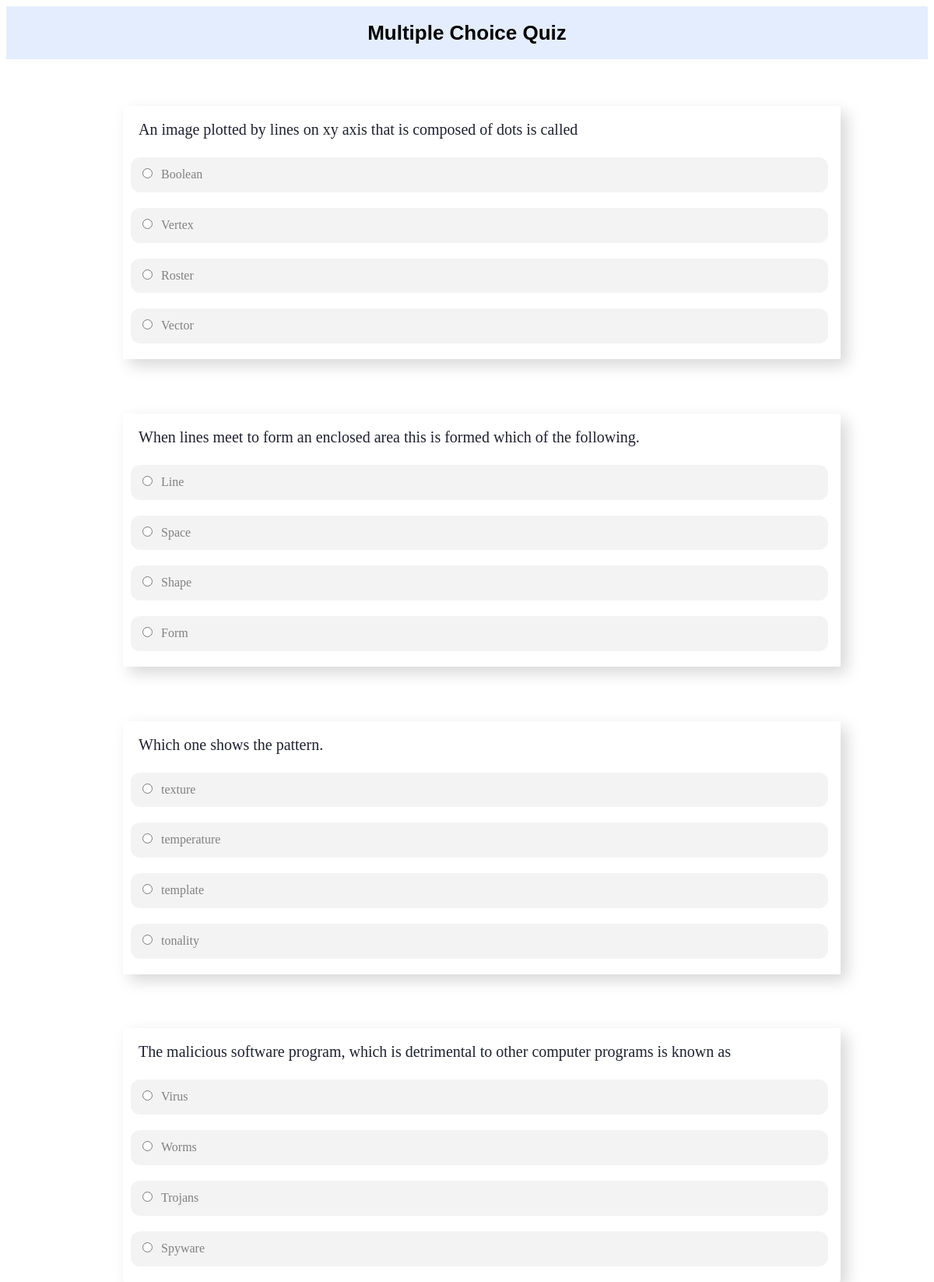
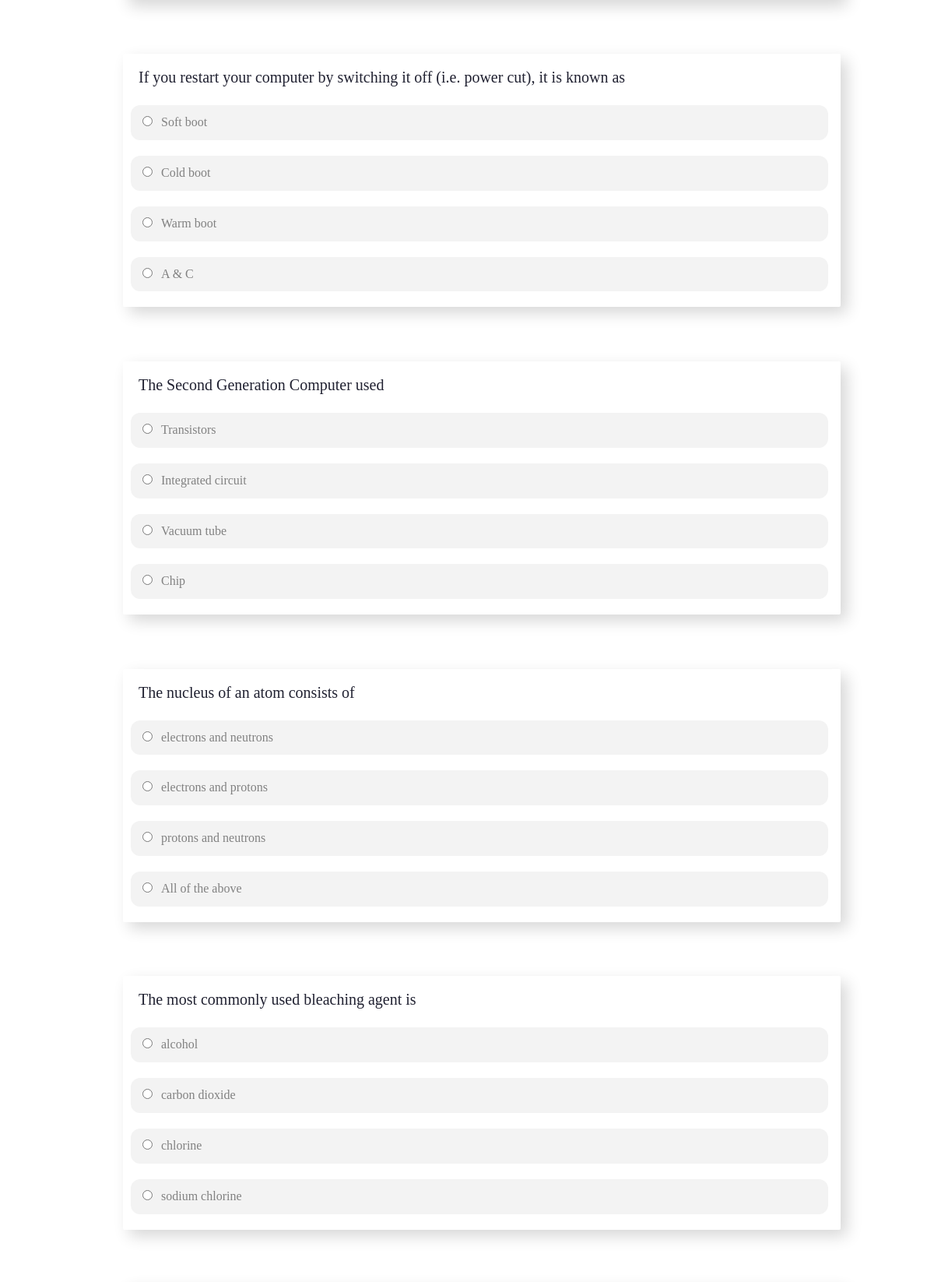
The app's page /quiz/ (upper part) with its own data (2 pictures, top to bottom).
### quiz/models.py (models this page shows, shortened)
class Quiz(models.Model):
    subject = models.ForeignKey(Subject, on_delete=models.CASCADE, null=True)
    question = models.CharField(max_length=150)
    op1 = models.CharField(max_length=150)
    op2 = models.CharField(max_length=150)
    op3 = models.CharField(max_length=150)
    op4 = models.CharField(max_length=150)
    answer = models.CharField(max_length=150)
    selected_ans = models.CharField(max_length=100, null=True, blank=True)

### quiz/views.py (the view)
# urls.py: path('quiz/', include('quiz.urls')),
def quiz(request):
    all_questions = Quiz.objects.all()
    p = Paginator(all_questions, 5)
    page_num = request.GET.get('page', 1)
    try:
        page = p.page(page_num)
    except EmptyPage:
        page = p.page(1)
    return render(request, 'quiz/index.html', {"all_questions": all_questions})

### quiz/templates/quiz/index.html (shortened to what this page needs)
<!DOCTYPE html>
<html lang="en">
<head>
</head>
<body>
<form action="{% url 'quiz:rec' %}" method="post">
    <header>
        <small>Multiple Choice Quiz</small>
    </header>
    <div class="wrap">
        {% for q in all_questions %}
        <div class="row">
            <p>{{ q.question }}</p>
            <label class="lab"><input type="radio" id="q1" value="a" name="q{{forloop.counter}}" class="chkvalues">&nbsp;&nbsp;{{ q.op1 }}</label><br/>
            <label class="lab"><input type="radio" id="q2" value="b" name="q{{forloop.counter}}" class="chkvalues">&nbsp;&nbsp;{{ q.op2 }}</label><br/>
            <label class="lab"><input type="radio" id="q3" value="c" name="q{{forloop.counter}}" class="chkvalues">&nbsp;&nbsp;{{ q.op3 }}</label><br/>
            <label class="lab"><input type="radio" id="q4" value="d" name="q{{forloop.counter}}" class="chkvalues">&nbsp;&nbsp;{{ q.op4 }}</label><br/>
        </div>
        <br><br>
        {% endfor %}
    </div>
</form>
</body>
</html>

### quiz/templates/quiz/index.html (style rules this page uses)
body { background: #fff; font-family: 'Nunito,sans-serif;'; line-height:1.55; color: $type; font-weight: 400; }
.wrap { max-width: 48em; margin: 0 auto; padding: 2.5em 0 4em; display: block; margin-left: 150px; }
label { margin-left: 10px; padding: 16px 20px; margin-bottom: 20px; -webkit-border-radius: 12px; display:inline-block; width:95%; padding:10px; border-radius: 12px; background:#f3f3f3; color:#818181; }
p { font-size: 20px; margin: 20px 20px 20px; padding-top: 15px; font-weight: 500; color:#202131; margin-top: 20px; font-weight: 500; }
.row { width: 120%; position: relative; background-color: #fff; border-radius: 2px; -webkit-border-radius: 2px; -moz-border-radius: 2px; -ms-border-radius: 2px; -o-border-radius: 2px; -webkit-box-shadow: 8px 8px 20px rgb(0 0 0 / 16%); box-shadow: 8px 8px 20px rgb(0 0 0 / 16%); }
header { background-color: #e4edfd; text-align: center; padding: 16px 0; margin: 0; border-top-right-radius: 2px; border-top-left-radius: 2px; }
small { font-size: 32px; line-height: 42px; font-size: 26px; line-height: 36px; font-weight: 600; margin: 0; font-family: Poppins,sans-serif; }

### records on screen
Quiz: question "An image plotted by lines on xy axis that is composed of dots is called", op1 "Boolean", op2 "Vertex", op3 "Roster", op4 "Vector"
Quiz: question "When lines meet to form an enclosed area this is formed which of the following.", op1 "Line", op2 "Space", op3 "Shape", op4 "Form"
Quiz: question "Which one shows the pattern.", op1 "texture", op2 "temperature", op3 "template", op4 "tonality"
Quiz: question "The malicious software program, which is detrimental to other computer programs is known as", op1 "Virus", op2 "Worms", op3 "Trojans", op4 "Spyware"
Quiz: question "If you restart your computer by switching it off (i.e. power cut), it is known as", op1 "Soft boot", op2 "Cold boot", op3 "Warm boot", op4 "A & C"
Quiz: question "The Second Generation Computer used", op1 "Transistors", op2 "Integrated circuit", op3 "Vacuum tube", op4 "Chip"
Quiz: question "The nucleus of an atom consists of", op1 "electrons and neutrons", op2 "electrons and protons", op3 "protons and neutrons", op4 "All of the above"
Quiz: question "The most commonly used bleaching agent is", op1 "alcohol", op2 "carbon dioxide", op3 "chlorine", op4 "sodium chlorine"
